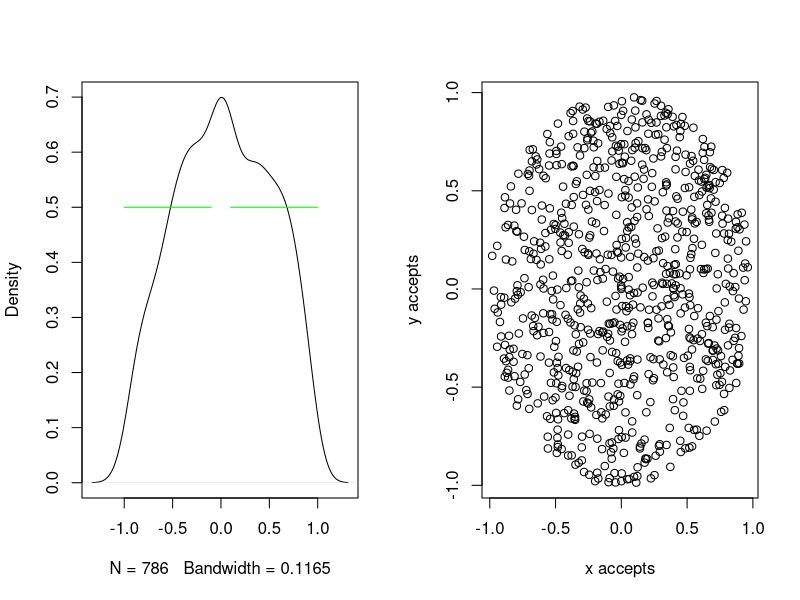
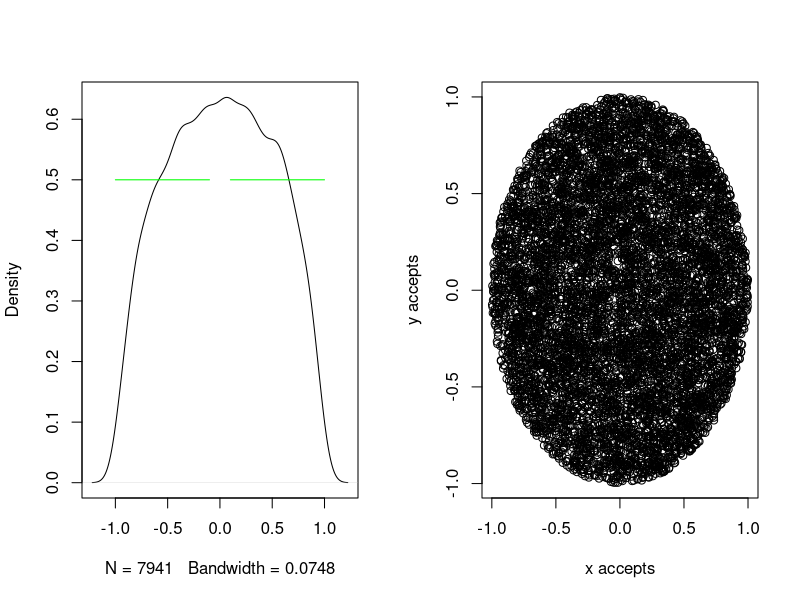
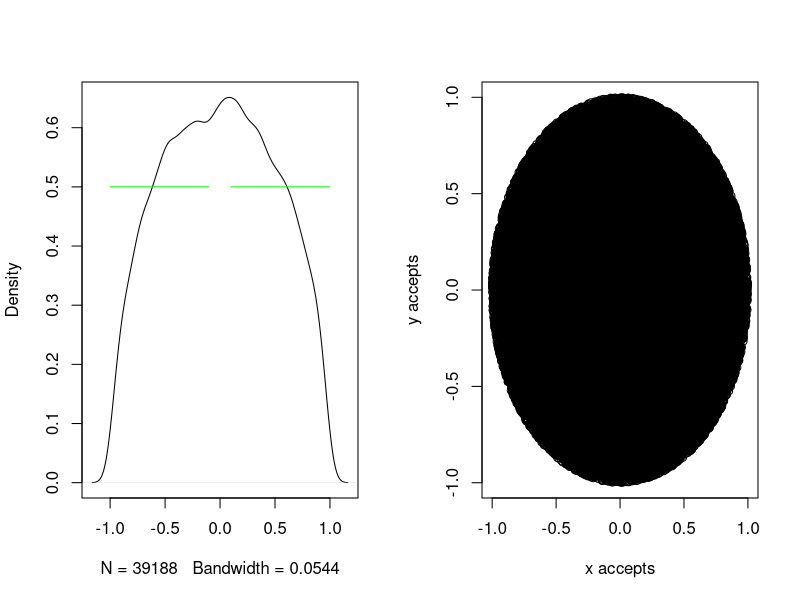
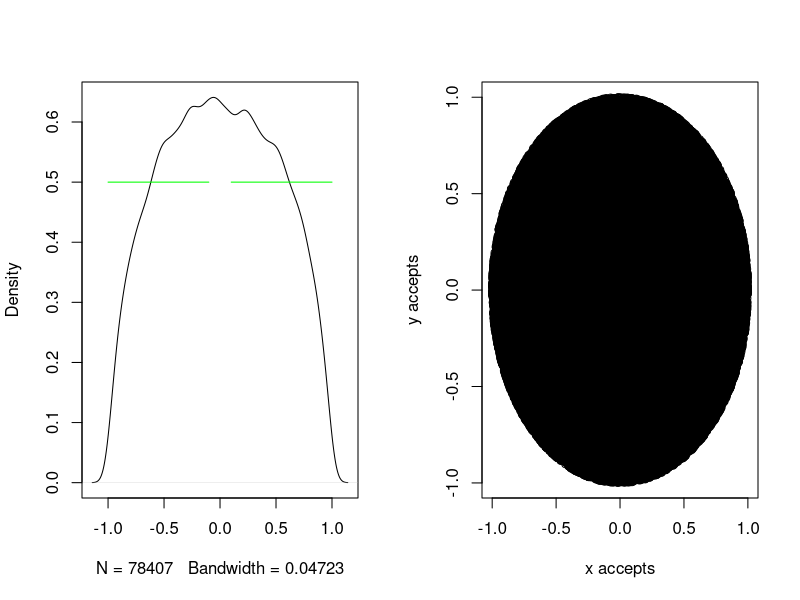
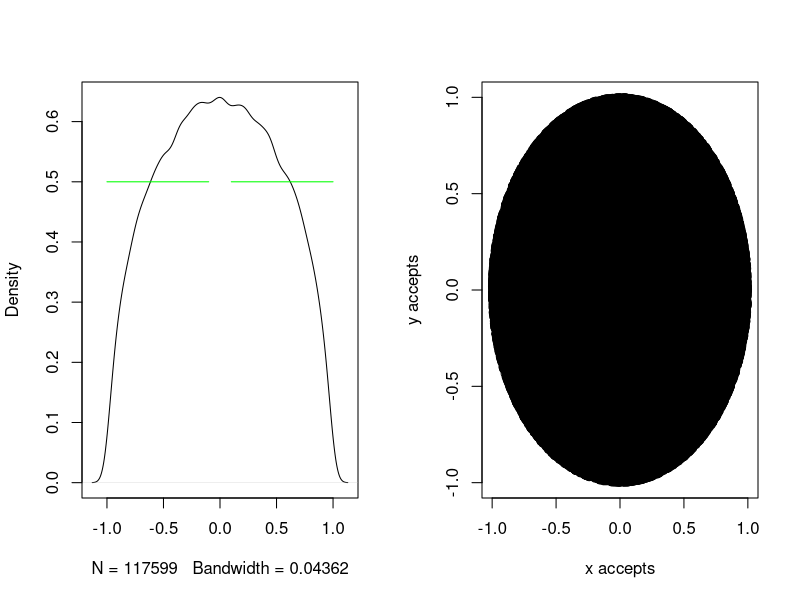
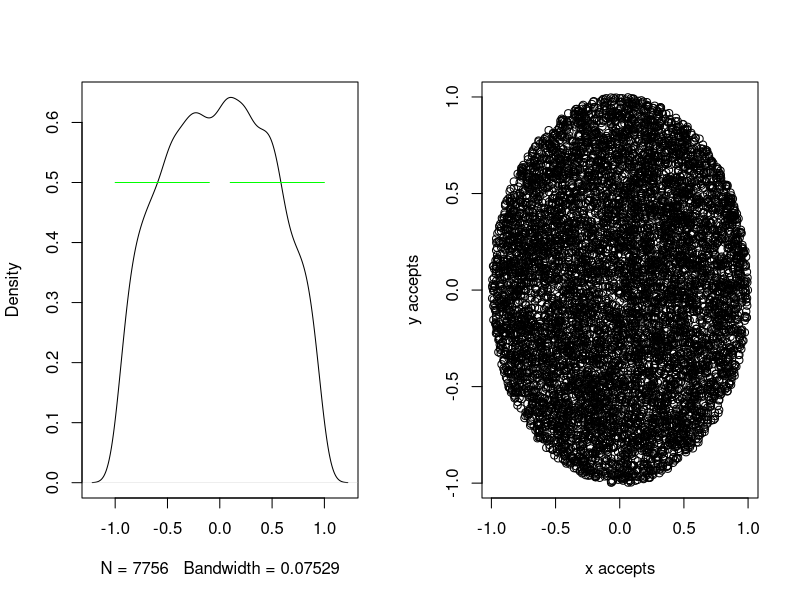
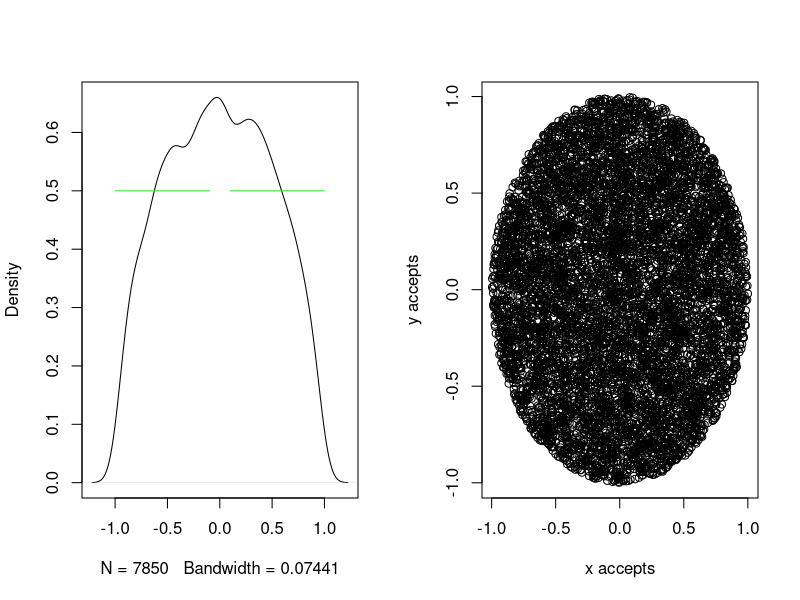
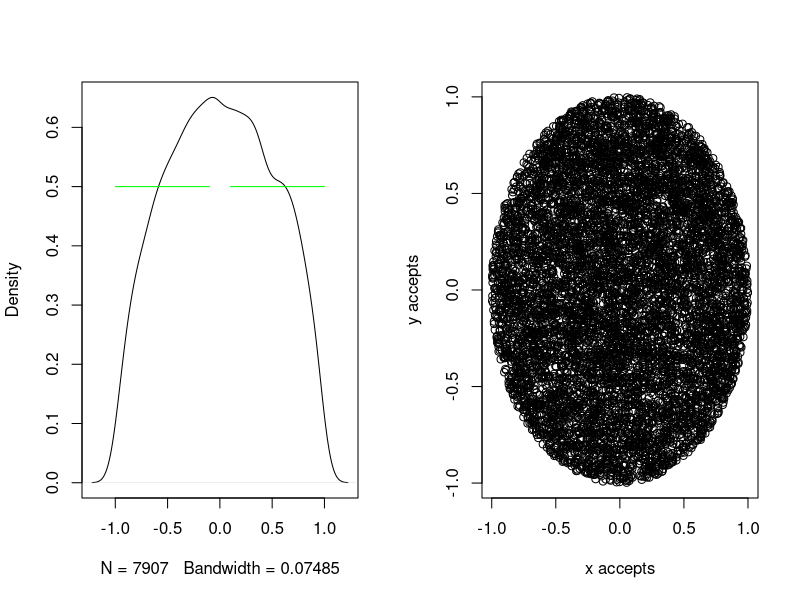

Write the R code that produced these figures, in order. (Note: a time limit stopped this script after it produced the figures.)

####Clear Environment####
rm(list = ls())

####Call Libraries####

library(doParallel)##Parallel Processing
library(psych)#describe function
library(knitr)##Create .md, .html, and .pdf files
library(markdown)##Create .md, .html, and .pdf files


#### Parallel procesing for running performance ####

# Set number of cores for parallel processing
no_cores <- detectCores() - 2 

# Register number of cores for parallel processing
registerDoParallel(no_cores)

# Validate number of cores for parallel processing 
getDoParWorkers()

#### Monte Carlo in 2d - Estimation the area of circle ####

# MC function in 2 dimensions ([0, d] = interval of the Uniform Distribution, n = number of samples) function
mc.2d <-function(x, y, d, n)
  {  
  accept <- 0 # set counter to zero

  data <- c(x, y) # starting vector

  accepts <- matrix(data, 1, 2) # set matrix for the sampling data
  
    for (i in 2:n) {
      y <- 2*runif(1, 0, d) - 1
      x <- 2*runif(1, 0 ,d) - 1
      
      if((x^2 + y^2) <= 1) { 
    accepts <- rbind(accepts, c(x,y))
    accept <- accept + 1
  }
}
alpha <- accept/n # probability to be inside the circle

par(mfrow=c(1, 2)) # set 2 graphs per window

plot(density(accepts[ , 1]), main = "") # probability density

index <- seq(-1, 1, 0.1)
lines(index, 0.5*index/index, col = "green") # add green line to the mean of Uniform distribution, interval: [-1, 1]

plot(accepts, xlab = "x accepts", ylab = "y accepts") # accepted points (points insode the circle)

return(list(alpha, accepts)) # returns the probability to be inside the circle and the accepted points
}

#### Checking the system time ####
# dev.off() # close the active windows

set.seed(15) # seed for regeneration
system.time(mc.2d(0, 0, 1, 1000)) # starting point: (x,y) = (0, 0), [0, 1]: Uniform Distribution interval, n = 1000 samples

set.seed(16)# seed for regeneration
system.time(mc.2d(0, 0, 1, 10000)) # starting point: (x,y) = (0, 0), [0, 1]: Uniform Distribution interval, n = 10000 samples

set.seed(19)# seed for regeneration
system.time(mc.2d(0, 0, 1, 50000)) # starting point: (x,y) = (0, 0), [0, 1]: Uniform Distribution interval, n = 50000 samples

set.seed(20)# seed for regeneration
system.time(mc.2d(0, 0, 1, 100000)) # starting point: (x,y) = (0, 0), [0, 1]: Uniform Distribution interval, n = 100000 samples

set.seed(21)# seed for regeneration
system.time(mc.2d(0, 0, 1, 150000)) # starting point: (x,y) = (0, 0), [0, 1]: Uniform Distribution interval, n = 150000 samples



#### calculate the mean of the generated samples (MC acceptance ratio - probability) to verify where the chain converges ####
mc_meanx_2d <- function(n, d, m) { # n = samples, [0 , d] : Uniform distribution interval, m - iterations
  
  y <- 2*runif(1, 0, d) - 1
  z <- 2*runif(1, 0, d) - 1
  x <- c()
  acc <- c()  
  for (i in 1:m) {
    x[i] <- mc.2d(y, z, d, n)[[1]] #Insert the data frame to a vector
    acc <-  mc.2d(y, z, d, n)[[2]][ , 1]*mc.2d(y, z, d, n)[[2]][ , 2] # joint Uniform distribution f(x)*f(y)
    }
  z <- mean(x) #finding the mean of the acceptance rate - probability to be inside the circle 
  return(list(x, acc)) # returns the acceptance rates of the process 
}


set.seed(14) 
start.time <- Sys.time() # starting time
system.time(z <- mc_meanx_2d(10000, 1, 100))
end.time <- Sys.time() # ending time
(time.taken <- end.time - start.time) # running time

# The mean value of the 100 independent samples from the Uniform distribution is the expected value
# of the distribution
# (f(x1) + ... + f(x100))/100 =.. E[f(x)] (Law of Large Numbers - LLN)

# We calculate the expected value of the 100 independent samples from the uniform distribution
# in 2 dimensions

dev.off() # close graphs per window
mean(z[[2]]) # The expected value of the Uniform distribution, true mean of U ~[ -1, 1] : μ = (-1 + 1)/2 = 0


index <- seq(-1, 1, 0.1)

plot(density(z[[2]]), main ="") # plot probability density of z - vector f(x,y)
abline(v = mean(z[[2]]), col = "red", lwd = 1, lty = 3) # add the line of mean value
text(mean(z[[2]]), 0.1 , round(mean(z[[2]]), 3)) # add the mean value as text
# lines(index, 0.5*index/index, col = "green") # straight line at the mean value of the Unifrom distribution


plot(density(z[[1]]), main ="") # plot probability density of z - vector (MC acceptance ratio)
abline(v = mean(z[[1]]), col = "red", lwd = 1, lty = 3) # add the line of mean value
text(mean(z[[1]]), 0.1 , round(mean(z[[1]]), 3)) # add the mean value as text


mean(z[[1]])# The expected value of the MC acceptance ratio - probability for a point to be inside the circle
dev.off()


hist(z[[1]], probability = TRUE, ylim = c(0, 120))# histogram of probabilities z (f(x1),..., f(x100))
lines(density(z[[1]]),col="red") # add line of probability density

sd(z[[2]]) # standard deviation of joint distribution of accepted values

# We know that the estimation of the integrate is |B| = prob_estimated*(2^k) where k = 2 are the dimensions.
# So the |B| estimation is mean(z)*(2^2)

#### Estimate the integrate of B (2 dimensions) ####
(B_estimated <- mean(z[[1]])*(2^2))


# We know from the calculation of the integrate with polar coordinates (2 dimensions) 
# that that the area of probability density function upon 2d sphere (B_true) is pi/2*(2)
(B_true <- pi)

# We estimated with Monte Carlo sampling from Uniform Distribution 
# that the integrate of B is mean_estimated*(2^2) = mean(z)*4 = 3.141796 close to the true volume of 2d sphere (pi*R^2, 
# pi for R = 1)
# Correspondingly, the estimated area of 2 dimension's sphere (B_estimated): is mean(z)*2^2 
B_estimated == 2^2*mean(z[[1]])

# The error of the integrate estimation is B_estimated - B_true 
(estimated_error <- abs(B_true - B_estimated))
round(estimated_error, 4) # round value in four decimals

# The relative error of estimation of area B  is 0.02%
(estimated_error_perc <- round(abs(1 - (B_estimated/B_true)), 4)*100)

# It is a precise algorithm (estimation error very low < 1%)

#### Monte Carlo in k - dimensions (Volume estimation of hyper-sphere) ####

# MC function in k - dimensions 
mc.d <-function(n, d, k) # k = dimensions, U ~ [0, d], n = samples 
{  
  accept <- 0 # set counter to zero
  
  x <- (2*runif(k, 0, d) - d) # U ~ [-1,1]
  
  data <- c(x) # assign data to a vector
  
  accepts <- matrix(data, 1, k) # matrix of 1 row and k - columns
  
  for (i in 1:n) {
    x <- t(matrix(2*runif(k, 0, d) - d)) # simulate 2 values from Uniform distribution
    if(sum(x^2) <= 1) { # if the candidate point is inside the circle
      accepts <- rbind(accepts, c(x)) # add the candidate point to the matrix
      accept <- accept + 1 # add one to counter
    }
  }
  
  alpha <- accept/n # probability to be inside the k - dimensions sphere
  x1 <- accepts # accepted points to vector
  
  par(mfrow=c(1, 2)) # 2 graphs per window
  plot(density(accepts[ , 1]), main = "") # density plot of 1 dimension (accepted points)
  
  abline(v = mean(accepts[, 1]), col = "red", lwd = 1, lty = 3) # add the line of mean value
  text(mean(accepts[ , 1]), 0.1 , round(mean(accepts[ , 1]), 3)) # add the mean value as text
  
  plot(accepts, xlab = "x accepts", ylab = "y accepts") # plot accepted points (2 dimensions)
    
  return(list(alpha, accepts)) # the function returns probability and accepted points
  }


set.seed(17) # seed for regeneration
(mc.d(10000, 1, 10)) # 10000 samples in 10 dimensions


#### Calculate the mean of these values to verify where the probability converges ####
mc_meanx_d <- function(n, d, k, m) { # n = number of samples, U ~ [0 ,d], k = dimensions, m = iterations
  
  x  <- c()
  for (i in 1:m) {
    x[i] <- mc.d(n, d, k)[[1]]
    
    # Insert the data frame to a vector
  }
  z <- mean(x)
  
  #Finding the average of the acceptance rate 
  return(x) # probability of accepting points inside the hyper-sphere
}

set.seed(18) # seed for regeneration
system.time(z <- mc_meanx_d(10000, 1, 10, 100)) # running process for 10000 simulations, U ~ [-1, 1], k = 10, m = 100

# The mean value of the 100 independent samples from the Uniform distribution is the expected value
# of the distribution
# (f(x1) + ... + f(x100))/100 = E[f(x)] (LLN)

# I calculate the expected value of the 100 independent samples from the uniform distribution
# in 10 dimensions

dev.off() # close active windows (graphs)
mean(z)# The expected mean value of the distribution
hist(z, probability = TRUE, ylim = c(0, 1000), xlim = c(0, 0.005 ), main = "MC acceptance ratio, k - 10 dimensions")
# histogram of probabilities z (f(x1),..., f(x100))
lines(density(z),col="red") # The histogram of probability density is similar to normal distribution,

# We know that the estimation of the integrate is |B| = prob_estimated*(2^d) where d = 10 are the dimensions.
# So the |B| estimation is mean(z)*(2^10)

#### Estimate the integrate of B (10 dimensions) ####
B_estimated <- mean(z)*(2^10)
B_estimated

# We know from the calculation of the integrate with polar coordinates (10 dimensions) 
# that that the true area of sphere is 2.55
(B_true <- (pi^(10/2))/gamma(10/2 + 1))

# We estimated with Monte Carlo sampling of Uniform distribution 
# that integrate of B is 2.516679 close to the true volume of 10d sphere

#### The error of the integrate estimation is B_estimated - B_true ####
round((estimated_error <- abs(B_true - B_estimated)), 3)

### The relative error of estimation of area B  is 0.99%
(estimated_error_perc <- round(abs(1 - (B_estimated/B_true)), 4)*100)


#### Calculation of the number of samples needed for estimation accuracy in three decimals ####

sd(z) # standard deviation from 100 iterations of 10.000 samples

sd(z)/sqrt(10000) #estimation error

cumprob <- pnorm(z, mean(z), sd(z)) #cumulative probability of normal distribution
# with mean = mean(z) and sd = sd(z)

sd(cumprob) # standard deviation of cumulative probability for expected mean value of
# MC acceptance ratio

sd(cumprob)/sqrt(10000) #estimaton error < 4*10^-3

(round((sd(cumprob)/sqrt(10000))/(sd(z)/sqrt(10000)), 0)) # for precision > 2*10^-3 (or error < 2*10^-3)
# we have to increase six hundred times the samples of the iterating process, that means, 
# 6 million samples in each iterating process



#### Calculate the running time depending on the number of samples (dimensions k = 10) ####

mc.10d_run_time <-function(number_accepts, d, k)
{  
  
  accept <- 0 # counter for number of accepts
  data <- c(2*runif(k, 0, d) - 1) # vector of simulated point
  accepts <- matrix(data, 1, k)  # matrix includes the first point of the process
  
    n <- 0 # counter for number of steps
      
    while(accept < number_accepts + 1) { # while loop (accept < number of accepts)
        n <- n + 1 # incremental counter for number of steps
        x <- t(matrix(2*runif(k, 0, d) - 1)) # new simulated point
       if(sum(x^2) <= 1) { # if x is inside the sphere
      accepts <- rbind(accepts, x) # x is inserted into the matrix of accepts
      accept <- accept + 1 # and accept counter is increasing by 1
      
      }
      }
    alpha <- accept/n # probability of accepting points
  return(n) # return number of steps
  }


set.seed(22) # seed for regeneration
number_steps <- (mc.10d_run_time(1000, 1, 10)) # run process for 1000 accepted points, U ~ [-1, 1], and k = 10 dimensions


start.time <- Sys.time() # starting time
set.seed(31) # seed for regeneration

for (i in seq(2000, 10000, by = 1000)) {
number_steps <- cbind(number_steps, mc.10d_run_time(i, 1, 10)) # iterating process for i - accepted points
}
end.time <- Sys.time() # ending time
(time.taken <- end.time - start.time) # running time


slope <- data.frame(t(number_steps)) # assign results to a data frame (df)
head(slope) # first rows of df

c(seq(1, nrow(slope), by = 1)) # sequence 1 to 10, e.g. 1, 2, 3, .., 10

slope$accepts <- c(seq(1000, nrow(slope)*1000, by = 1000)) # add column with number of accepted points 1000, 2000, etc.

names(slope)[which(names(slope) %in% c("t.number_steps."))] <- c("number_steps") # set column name to new column


plot(slope$number_steps, slope$accepts, xlab = "Number of Steps", ylab = "Accepts", main = "Slope") # plot the (x,y) columns
# of df


y <- lm(slope$accepts ~ slope$number_steps, data = slope) # linear model between accepts and number of steps
summary(y) # summary of linear model

y$coefficients[2]# the coefficient of linear regression is the expected mean value of probability density function

slope$Probability <- slope$accepts/slope$number_steps # expected mean value of probability density function 
slope$Exp_Time <- round(1/slope$Probability, 0) # expected mean time for having a point inside the sphere 
# (return to the same state X = 1)
slope$Constant <- 1/slope$accepts # constant value
mean(slope$Constant)

qqnorm(slope$accepts) # normal probability q-q plot
qqline(slope$accepts) # added line in normal probability q-q plot


predict(y, newdata = slope) # predicted number of accepted points based on the number of steps (linear model)
slope$accepts # number of accepted points


#### The expected Time T ####

# The expected Time T Monte Carlo has to run (number of samples) in order to have X accepted points inside the circle

c <- 1/X # calculated in slope data frame
d <- 10 # dimensions

# For instance for X = 20,000 (accepts - points inside the 10d sphere)
X <- 20000

# The slope of the regresion model between accepts and number of steps is the
# expected mean value of the probability density function

(expected_time <- round(c*X/y$coefficients[2], 0))# the expected mean time for each accepting point 

# As a result the expected running time in order to have 20,000 accepting points is: 
expected_time*20000


new_row <- c(expected_time*X, X, 1/expected_time, expected_time, c) # new row of slope data frame (values for each column)

#### Adding the predicted number of steps in slope data frame ####
slope <- rbind.data.frame(slope, new_row)


#### Finding the variance of expected value in k - 10d ####
asym_var <- function(l, n, d, k, m){
  
  x <- array(dim = c(m, l))
  for (i in 1:l) {
    x[, i] <- (mc_meanx_d(n, d, k, m))
  }
 y <- x
   return(y)
}


set.seed(123) # seed for regeneration

start.time <- Sys.time() # starting time
y <- asym_var(10, 10000, 1, 10, 100) # set values of the asym_var function to a vector (y)
end.time <- Sys.time() # ending time
(time.taken <- end.time - start.time) # running time

#### Histogram of expected value of y (10 iterations of 100 samples with 10000 observations, k - dimensions = 10) ####
hist(y, breaks = 5, freq = FALSE, ylim = c(0, 800))
lines(density(y),col="red")# The histogram of probability density is similar to normal distribution,
apply(y, 2, var) # variance for each dimension

summary(y) # summary statistics of y


### Validation of histogram (probability density value)
h <- hist(y, breaks = 5, freq = FALSE)
sum(h$density) # 2000 distributed values to equivalent intervals

unique(zapsmall(diff(h$breaks))) # range for each interval
unique(zapsmall(diff(h$breaks)))*sum(h$density) # validation of probability density (multiplication has to be 1)

dev.off() # close open windows

### Normality function ####
normality <- function (x, k) { 
  y <- (x - (B_true/2^k))/sd(x)
return(y)
  }

### asymptotic variance in each iteration ###
apply(normality(y[ , ], 10), 2, var) 


### Histogram of y ####
hist(normality(y[ , ], 10) ,freq = FALSE, main = "Normalization of Expected Mean 
     Values (k - 10 dimensions)", xlab = "")

### Add curved line (density) ###
lines(density(normality(y[ , ], 10)),col="red")

### set seed for generating the same sample ###
set.seed(321)

### add line with sampling from Normal disribution ###
lines(density(rnorm(1000)), col = " green", lty = 3)
